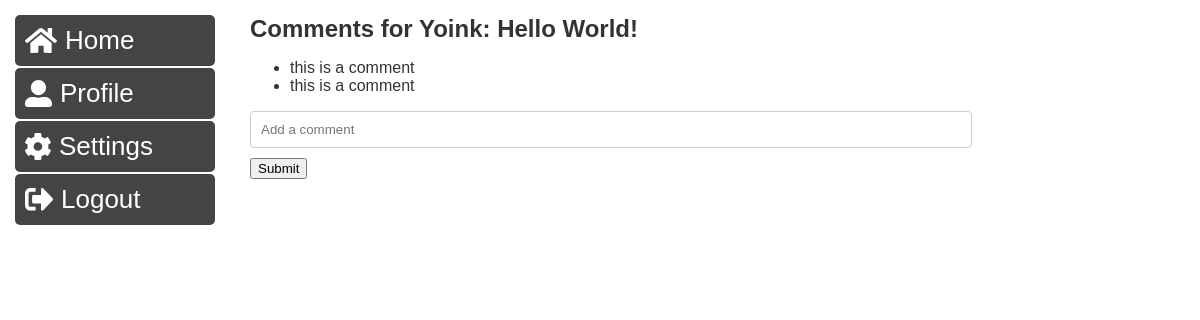
The page /comments/1 (signed in) on the database its author committed.
### app.py (models this page shows)
class Yoink(db.Model):
    __tablename__ = 'yoink'
    id = db.Column(db.Integer, primary_key=True)
    content = db.Column(db.String(280), nullable=False)
    user_id = db.Column(db.Integer, db.ForeignKey('user.id'))
    user = db.relationship('User', back_populates='yoinks')
    likes = db.relationship('Like', backref='liked_yoink')
    comments = db.relationship('Comment', backref='yoink', lazy=True)

class Comment(db.Model):
    __tablename__ = 'comment'
    id = db.Column(db.Integer, primary_key=True)
    text = db.Column(db.String(280), nullable=False)
    user_id = db.Column(db.Integer, db.ForeignKey('user.id'), nullable=False)
    yoink_id = db.Column(db.Integer, db.ForeignKey('yoink.id'))

### app.py (the view)
@app.route('/comments/<int:yoink_id>', methods=['GET'])
def view_comments(yoink_id):
    yoink = Yoink.query.get(yoink_id)
    comments = Comment.query.filter_by(yoink_id=yoink_id).all()
    return render_template('comments.html', yoink=yoink, comments=comments)

### app.py (called while the page is built)
@login_manager.user_loader
def load_user(user_id):
    return User.query.get(int(user_id))

### templates/comments.html (shortened to what this page needs)
{% extends "base.html" %}
{% block content %}
    <h2>Comments for Yoink: {{ yoink.content }}</h2>
    <ul>
        {% for comment in comments %}
            <li>{{ comment.text }}</li>
        {% endfor %}
    </ul>
    <form action="{{ url_for('add_comment', yoink_id=yoink.id) }}" method="POST">
        <input type="text" name="comment_text" placeholder="Add a comment">
        <button type="submit">Submit</button>
    </form>
{% endblock %}

### static/styles.css (style rules this page uses)
body, h1, h2, p { margin: 0; padding: 0; }
body { color: #333; font-family: Arial, sans-serif; }
input[type="text"], input[type="email"], input[type="password"] { width: 100%; padding: 10px; margin-bottom: 10px; border: 1px solid #ccc; border-radius: 4px; overflow-wrap: break-word; word-wrap: break-word; }
html, body { height: 100%; }

### templates/base.html (style rules this page uses)
body { display: flex; font-family: 'Arial', sans-serif; margin: 0; }

### rows shown on the page
Yoink: content "Hello World!"
Comment: text "this is a comment"
Comment: text "this is a comment"
